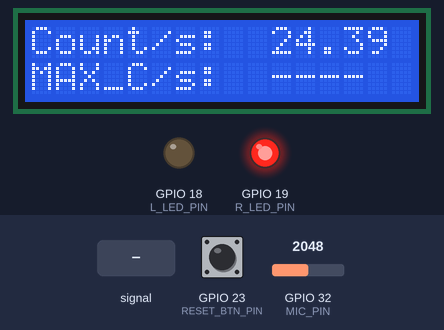
Simulated run of this program. Board: ESP32. Parts: 16×2 character LCD, output pins drawn as LEDs (lit = HIGH). Dashed ring = blinking. The inputs (shaded band) are chosen by the test bench; at power-on: GPIO 23 (RESET_BTN_PIN) HIGH, GPIO 32 (MIC_PIN) = 2048.

Above: at 1.2 s.
1.3 s: GPIO 32 (MIC_PIN) fed a 2 Hz sine of ±1228 counts around its level
At 1.82 s:
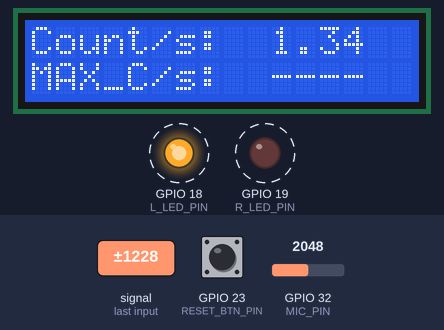
4.3 s: GPIO 23 (RESET_BTN_PIN) pulled LOW for 0.15 s
At 4.8 s:
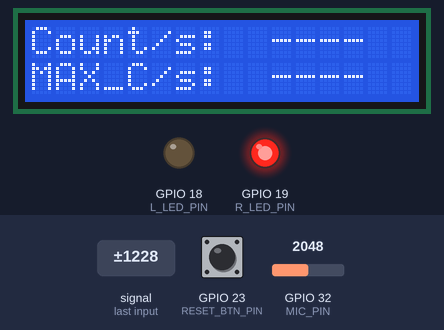
5.0 s: GPIO 32 (MIC_PIN) set to 2866
At 5.9 s:
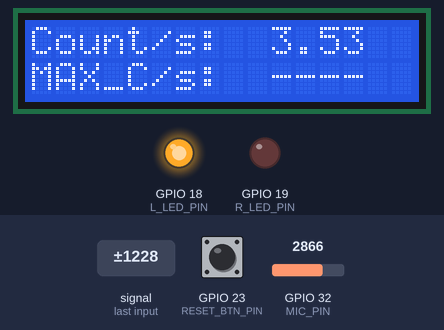
6.5 s: GPIO 23 (RESET_BTN_PIN) pulled LOW for 1 s
At 8.6 s:
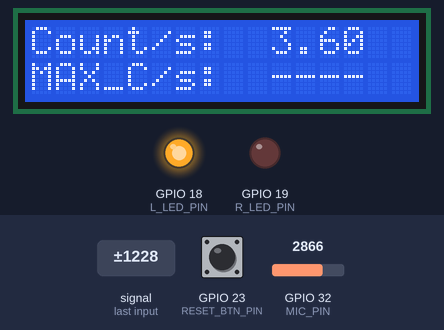
9.5 s: GPIO 32 (MIC_PIN) fed a 2 Hz sine of ±1228 counts around its level
At 10.27 s:
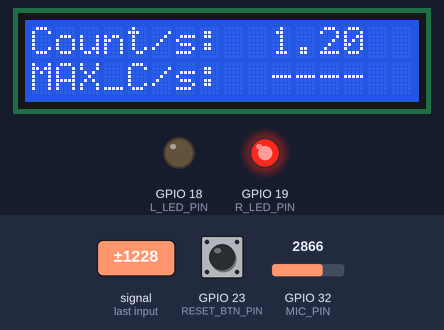
11.5 s: GPIO 32 (MIC_PIN) set to 3603
At 12.9 s:
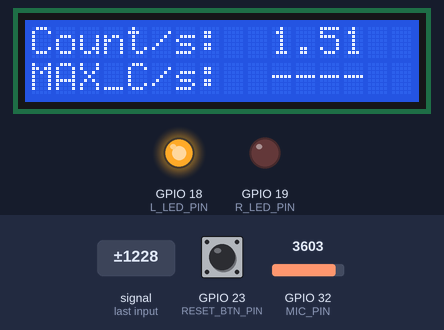
Timing chart, 0 to 14.0 s (numbered marks = the images above; inputs shaded):
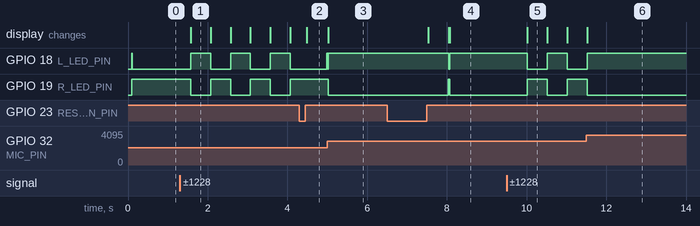

The program:

main.cpp
```cpp
#include <Arduino.h>
#include <Wire.h>
#include <LiquidCrystal_I2C.h>
#include <movingAvg.h>

//データ分析デバック用
//#define DEBUG_TELEPLOT

#define MIC_PIN         32
#define RESET_BTN_PIN   23
#define L_LED_PIN       18
#define R_LED_PIN       19

#define BASE_VALUE      1800
#define L_VALUE         80
#define H_VALUE         1000
#define M_COUNT         7

/*
//arduino NANO初期値 ADCの分解能がESP32より悪いため実用でない
#define MIC_PIN         A0
#define BASE_VALUE      380
#define L_VALUE         10
#define H_VALUE         50
#define M_COUNT         10
*/

//グローバル変数

LiquidCrystal_I2C lcd(0x27,16,2);  // I2C addr, 16x2 character

int count;
int next_c;
bool flag;
bool flag_h;
unsigned long t;
double cps_max;

movingAvg pt_mav(10);

bool L_LED;
bool R_LED;
bool reset_f;


//グローバル変数の初期化とLCD表示の初期化
void reset_score(){
    count = 0;
    next_c = M_COUNT;
    flag = true;
    flag_h = false;
    t = millis();
    cps_max = 0.0f;

    pt_mav.reset();

    L_LED = HIGH;
    R_LED = HIGH;
    reset_f = false;

    lcd.setCursor(0, 0); //LCD Row 0 and Column 0
    lcd.print("Count/s:  ----   ");
    lcd.setCursor(0, 1); //LCD Row 0 and Column 1
    lcd.print("MAX_C/s:  ----   ");

}

//LED表示のアップデート(カウントされると交互点灯)
void led_alternating(){
    if(L_LED){
        L_LED = LOW;
        R_LED = HIGH;
    }else{
        L_LED = HIGH;
        R_LED = LOW;
    }
}

//リセットスイッチが押された時の割り込み
void push_reset(){
   reset_f = true;
}

void setup() {
    Serial.begin(115200);

    //リセットスイッチ初期化
    pinMode(RESET_BTN_PIN, INPUT_PULLUP);
    attachInterrupt(RESET_BTN_PIN, push_reset, RISING);

    //LED初期化
    pinMode(L_LED_PIN,OUTPUT);
    pinMode(R_LED_PIN,OUTPUT);

    //lcd1602初期化
    lcd.init();
    lcd.backlight();

    //移動平均クラスの初期化
    pt_mav.begin();

    //リセット(変数初期化・lcd初期化)
    reset_score();

}

void loop() {

    //リセットボタン押された
    if(reset_f){
        reset_score();
        delay(500); //チャタリング防止用Wait
    }

    digitalWrite(L_LED_PIN,L_LED);
    digitalWrite(R_LED_PIN,R_LED);

    int micin = 0;
    char s[100];  //sprintf用

    //5回サンプリングの平均値を利用。ADC実測値をBASE_LINEより反転し正の数値を取るように補正
    for(int i=0;i<5;i++){
      micin += abs(analogRead(MIC_PIN) - BASE_VALUE);
      delayMicroseconds(1500);
    }
    micin = micin / 5;

#ifdef DEBUG_TELEPLOT
    Serial.printf(">micin:%d\n", micin);
#endif

    if(flag){
        if(micin > L_VALUE){
            count++;
            //LED表示のアップデート
            led_alternating();

            if(t > 0){
                unsigned int pass_t = millis() - t;
                unsigned int pass_t_ave = pt_mav.reading(pass_t);

                double c_p_sec = 1000.0 / double(pass_t_ave);
                lcd.setCursor(10, 0);
                sprintf(s,"%0.2f  ", c_p_sec);
                lcd.print(s);

                //カウンタが20を超えたら最大値の保持開始
                if ( count > 20 ){
                    if(c_p_sec > cps_max){
                        cps_max = c_p_sec;
                        lcd.setCursor(10, 1);
                        sprintf(s,"%0.2f  ", cps_max);
                        lcd.print(s);
                    }
                }

                #ifdef DEBUG_TELEPLOT
                    Serial.printf(">pass_t_ave:%d\n", pass_t_ave);
                    Serial.printf(">pass_t:%d\n", pass_t);
                #endif
                t = millis();

            }
            flag = false;
        }
    }else{
        //H_VALUEを超えたらカウント
        if(micin > H_VALUE){
            if(!flag_h) flag = true;
            flag_h = true;

        }
        //L_VALUEを下回るまでカウントを止める
        if(flag_h && (micin < L_VALUE)){
            flag_h = false;
        }
    }

#ifdef DEBUG_TELEPLOT
    Serial.printf(">count:%d\n", count);
#endif

}
```

Measured:
- after the input at 1.3 s, GPIO 18 (L_LED_PIN), GPIO 19 (R_LED_PIN): alternates HIGH for 0.50 s and LOW for 0.50 s, starting after 0.27 s; the display: changes after 0.27 s (image 1)
- after the input at 4.3 s, GPIO 18 (L_LED_PIN): LOW → HIGH after 0.69 s instead of 0.27 s; GPIO 19 (R_LED_PIN): stays HIGH (without the input it goes to LOW after 0.27 s); the display: changes after 0.19 s (image 2)
- after the input at 6.5 s, GPIO 18 (L_LED_PIN): HIGH → LOW after 1.6 s, → HIGH 0.02 s later; GPIO 19 (R_LED_PIN): LOW → HIGH after 1.5 s, → LOW 0.04 s later; the display: first changes after 1.0 s (image 4 shows a later state)
- after the input at 9.5 s, GPIO 18 (L_LED_PIN): HIGH → LOW after 0.52 s, → HIGH 0.50 s later, → LOW 0.50 s later; GPIO 19 (R_LED_PIN): LOW → HIGH after 0.52 s, → LOW 0.50 s later, → HIGH 0.50 s later; the display: changes after 0.52 s (image 5)
- after the input at 11.5 s, GPIO 18 (L_LED_PIN): goes on until 11.5 s, then stays HIGH; GPIO 19 (R_LED_PIN): goes on until 11.5 s, then stays LOW
- what the display in image 1 shows lasts 0.5 s, from 1.6 s to 2.1 s
